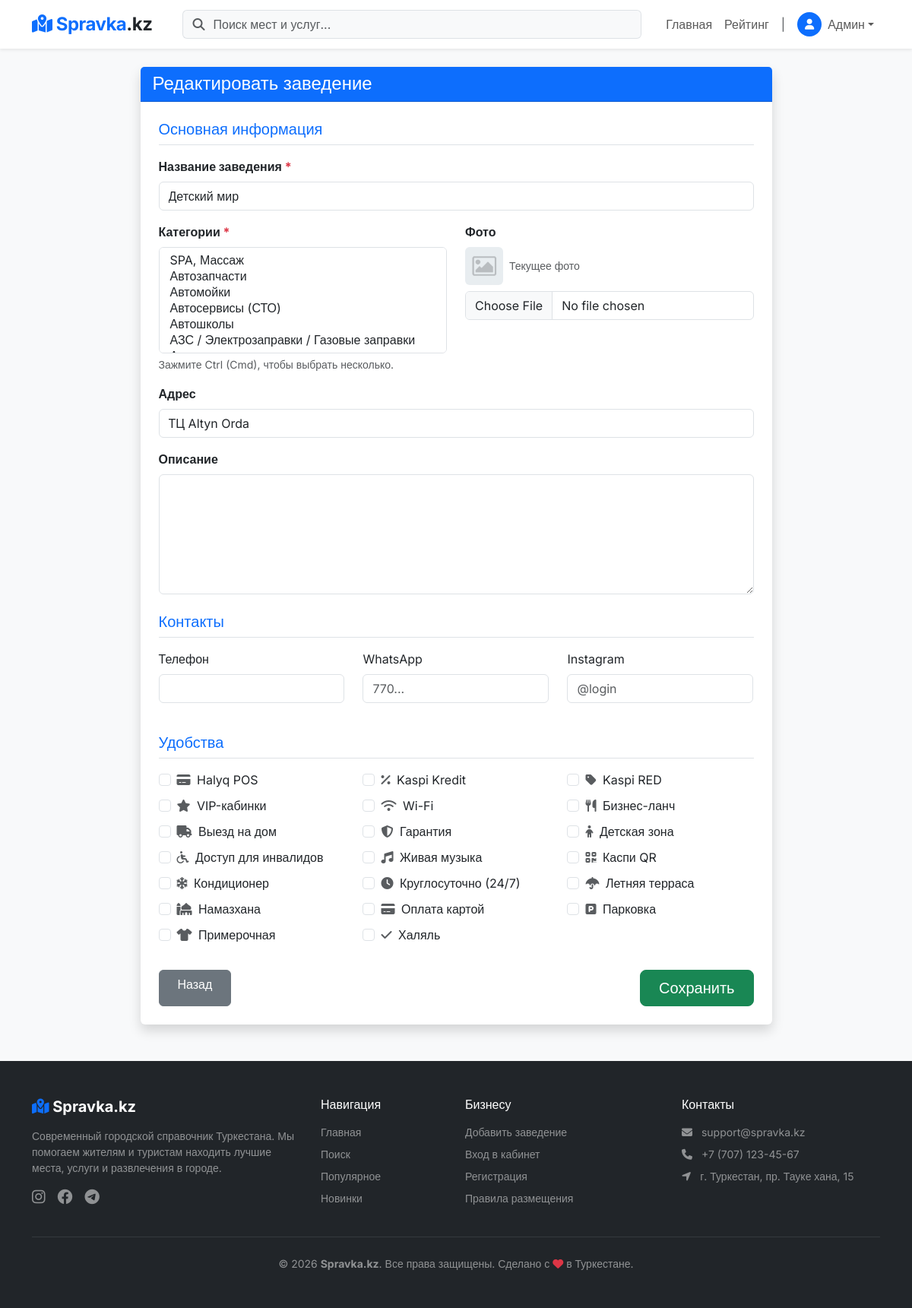
Screenshot of /edit.php?id=11 (signed in) with the database file from the repository.
### tables this page shows
CREATE TABLE `post` (
  `post_id` int(11) NOT NULL,
  `title` varchar(255) NOT NULL COMMENT 'Название',
  `psevdonim` text NOT NULL,
  `slug` varchar(255) NOT NULL,
  `description` text DEFAULT NULL COMMENT 'Описание',
  `address` text NOT NULL COMMENT 'Адрес',
  `worktime` longtext DEFAULT NULL CHECK (json_valid(`worktime`)),
  `photo` varchar(255) DEFAULT 'uploads/default.jpg' COMMENT 'главное фото',
  `views` int(11) DEFAULT 0 COMMENT 'Количество просмотров',
  `created_at` datetime DEFAULT current_timestamp() COMMENT 'Создан',
  `updated_at` datetime DEFAULT current_timestamp() ON UPDATE current_timestamp() COMMENT 'Изменен',
  `status` tinyint(1) NOT NULL DEFAULT 1 COMMENT '0 - модерация/черновик, 1 - опубликовано, 2 - удален',
  `rating_avg` decimal(3,2) DEFAULT 0.00 COMMENT 'Рейтинг',
  `rating_count` int(11) DEFAULT 0 COMMENT 'Количество оценок',
  `owner_id` int(11) DEFAULT 2 COMMENT 'ID владельца (users.user_id)',
  `attributes` longtext DEFAULT NULL COMMENT 'Специфичные характеристики (JSON)' CHECK (json_valid(`attributes`)),
  `contacts` longtext DEFAULT NULL COMMENT 'Контакты и соцсети (JSON)' CHECK (json_valid(`contacts`))
);

CREATE TABLE `tags` (
  `attr_id` int(11) UNSIGNED NOT NULL,
  `attr_name` varchar(255) NOT NULL,
  `attr_icon` varchar(255) DEFAULT NULL COMMENT 'Класс иконки или ссылка'
);

### edit.php (called while the page is built, shortened)
<?php
require_once 'templates/header.php';
$post_id = isset($_GET['id']) ? (int)$_GET['id'] : 0;
$stmt = $pdo->prepare("SELECT * FROM post WHERE post_id = ?");
$stmt->execute([$post_id]);
$data = $stmt->fetch();
$categories = $pdo->query("SELECT * FROM categories ORDER BY cat_name")->fetchAll();
$tags = $pdo->query("SELECT * FROM tags ORDER BY attr_name")->fetchAll();
$selectedCats = $pdo->prepare("SELECT cat_id FROM s_categories WHERE post_id = ?");
$selectedCats->execute([$post_id]);
$selectedCats = $selectedCats->fetchAll(PDO::FETCH_COLUMN);
$selectedTags = $pdo->prepare("SELECT attr_id FROM s_tags WHERE post_id = ?");
$selectedTags->execute([$post_id]);
$selectedTags = $selectedTags->fetchAll(PDO::FETCH_COLUMN);
$pageTitle = "Редактировать заведение";
require_once 'templates/form-post.php';
require_once 'templates/footer.php';
?>

### back/functions.php (called while the page is built, shortened)
<?php
function h($str) {
    return htmlspecialchars($str, ENT_QUOTES, 'UTF-8');
}
?>

### templates/form-post.php (the view, shortened to what this page needs)
<?php
$contactsArr = is_array($data['contacts'] ?? null) ? $data['contacts'] : json_decode($data['contacts'] ?? '{}', true);
?>
<div class="col-md-9 mx-auto">
    <div class="card shadow border-0 mb-5">
        <div class="card-header bg-primary text-white">
            <h4 class="mb-0"><?= h($pageTitle) ?></h4>
        </div>
        <div class="card-body p-4">
            <form method="POST" enctype="multipart/form-data">
                <h5 class="border-bottom pb-2 mb-3 text-primary">Основная информация</h5>
                <div class="mb-3">
                    <label class="form-label fw-bold">Название заведения <span class="text-danger">*</span></label>
                    <input type="text" name="title" class="form-control" value="<?= h($data['title'] ?? '') ?>" required>
                </div>
                <div class="row">
                    <div class="col-md-6 mb-3">
                        <label class="form-label fw-bold">Категории <span class="text-danger">*</span></label>
                        <select name="categories[]" class="form-select" multiple size="6" required>
                            <?php foreach($categories as $cat): ?>
                                <?php $isSelected = in_array($cat['cat_id'], $selectedCats) ? 'selected' : ''; ?>
                                <option value="<?= $cat['cat_id'] ?>" <?= $isSelected ?>>
                                </option>
                            <?php endforeach; ?>
                        </select>
                        <div class="form-text">Зажмите Ctrl (Cmd), чтобы выбрать несколько.</div>
                    </div>
                    <div class="col-md-6 mb-3">
                        <label class="form-label fw-bold">Фото</label>
                        <?php if(!empty($data['photo'])): ?>
                            <div class="d-flex align-items-center mb-2">
                                <img src="<?= h($data['photo']) ?>" class="rounded me-2" style="width: 50px; height: 50px; object-fit: cover;">
                                <small class="text-muted">Текущее фото</small>
                            </div>
                        <?php endif; ?>
                        <input type="file" name="photo" class="form-control">
                    </div>
                </div>
                <div class="mb-3">
                    <label class="form-label fw-bold">Адрес</label>
                    <input type="text" name="address" class="form-control" value="<?= h($data['address'] ?? '') ?>" required>
                </div>
                <div class="mb-4">
                    <label class="form-label fw-bold">Описание</label>
                    <textarea name="description" class="form-control" rows="6" required><?= h($data['description'] ?? '') ?></textarea>
                </div>
                <h5 class="border-bottom pb-2 mb-3 text-primary">Контакты</h5>
                <div class="row mb-4">
                    <div class="col-md-4 mb-3">
                        <label class="form-label">Телефон</label>
                        <input type="text" name="phone" class="form-control" value="<?= h($contactsArr['phone'] ?? '') ?>">
                    </div>
                    <div class="col-md-4 mb-3">
                        <label class="form-label">WhatsApp</label>
                        <input type="text" name="whatsapp" class="form-control" placeholder="770..." value="<?= h($contactsArr['whatsapp'] ?? '') ?>">
                    </div>
                    <div class="col-md-4 mb-3">
                        <label class="form-label">Instagram</label>
                        <input type="text" name="instagram" class="form-control" placeholder="@login" value="<?= h($contactsArr['instagram'] ?? '') ?>">
                    </div>
                </div>
                <h5 class="border-bottom pb-2 mb-3 text-primary">Удобства</h5>
                <div class="row mb-4">
                    <?php foreach($tags as $tag): ?>
                        <?php $isChecked = in_array($tag['attr_id'], $selectedTags) ? 'checked' : ''; ?>
                        <div class="col-md-4 col-6 mb-2">
                            <div class="form-check">
                                <input class="form-check-input" type="checkbox" name="tags[]" value="<?= $tag['attr_id'] ?>" id="tag_<?= $tag['attr_id'] ?>" <?= $isChecked ?>>
                                <label class="form-check-label" for="tag_<?= $tag['attr_id'] ?>">
                                    <i class="fa-solid <?= h($tag['attr_icon']) ?> text-muted me-1"></i> <?= h($tag['attr_name']) ?>
                                </label>
                            </div>
                        </div>
                    <?php endforeach; ?>
                </div>
                <div class="d-flex justify-content-between">
                    <a href="dashboard.php" class="btn btn-secondary px-4">Назад</a>
                    <button type="submit" class="btn btn-success px-4 btn-lg">Сохранить</button>
                </div>
            </form>
        </div>
    </div>
</div>

### assets/style.css (style rules this page uses)
body { background-color: #f4f7f6; font-family: 'Segoe UI', Tahoma, Geneva, Verdana, sans-serif; }

### templates/header.php (style rules this page uses)
body { font-family: 'Inter', sans-serif; background-color: #f8f9fa; }

### rows the page displays
post: title "Детский мир", photo (placeholder picture), address "ТЦ Altyn Orda"
tags: attr_name "Halyq POS"
tags: attr_name "Kaspi Kredit"
tags: attr_name "Kaspi RED"
tags: attr_name "VIP-кабинки"
tags: attr_name "Wi-Fi"
tags: attr_name "Бизнес-ланч"
tags: attr_name "Выезд на дом"
tags: attr_name "Гарантия"
tags: attr_name "Детская зона"
tags: attr_name "Доступ для инвалидов"
tags: attr_name "Живая музыка"
tags: attr_name "Каспи QR"
tags: attr_name "Кондиционер"
tags: attr_name "Круглосуточно (24/7)"
tags: attr_name "Летняя терраса"
tags: attr_name "Намазхана"
tags: attr_name "Оплата картой"
tags: attr_name "Парковка"
tags: attr_name "Примерочная"
tags: attr_name "Халяль"

### other values shown
$_SESSION['user_name'] "Админ"
$pageTitle "Редактировать заведение"
